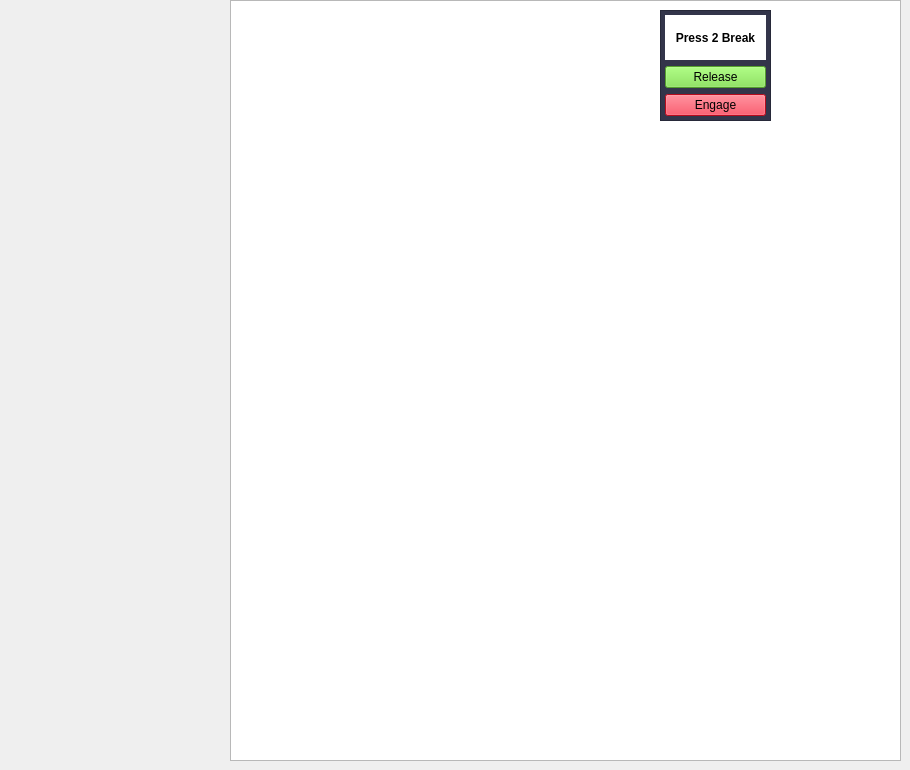
              <widget class="QWidget" name="module_4">
               <widget class="QGraphicsView" name="graphicsView_4">
                <property name="geometry">
                 <rect>
                  <x>230</x>
                  <y>0</y>
                  <width>671</width>
                  <height>761</height>
                 </rect>
                </property>
                <property name="styleSheet">
                 <string notr="true">background-image: url(:/module_image/HMI/TrimDieset/ISO.png);</string>
                </property>
               </widget>
               <widget class="QFrame" name="frame_60">
                <property name="geometry">
                 <rect>
                  <x>660</x>
                  <y>10</y>
                  <width>111</width>
                  <height>111</height>
                 </rect>
                </property>
                <property name="styleSheet">
                 <string notr="true">background-color:rgb(51, 53, 74)</string>
                </property>
                <property name="frameShape">
                 <enum>QFrame::StyledPanel</enum>
                </property>
                <property name="frameShadow">
                 <enum>QFrame::Raised</enum>
                </property>
                <layout class="QHBoxLayout" name="horizontalLayout_44">
                 <property name="leftMargin">
                  <number>4</number>
                 </property>
                 <property name="topMargin">
                  <number>4</number>
                 </property>
                 <property name="rightMargin">
                  <number>4</number>
                 </property>
                 <property name="bottomMargin">
                  <number>4</number>
                 </property>
                 <item>
                  <layout class="QVBoxLayout" name="verticalLayout_60">
                   <item>
                    <widget class="QLabel" name="label_14">
                     <property name="font">
                      <font>
                       <bold>true</bold>
                      </font>
                     </property>
                     <property name="styleSheet">
                      <string notr="true">background-color: rgb(255, 255, 255);</string>
                     </property>
                     <property name="text">
                      <string>Press 2 Break</string>
                     </property>
                     <property name="alignment">
                      <set>Qt::AlignCenter</set>
                     </property>
                    </widget>
                   </item>
                   <item>
                    <widget class="QPushButton" name="pushButton_23">
                     <property name="styleSheet">
                      <string notr="true">background-color: rgb(118, 223, 62);</string>
                     </property>
                     <property name="text">
                      <string>Release</string>
                     </property>
                    </widget>
                   </item>
                   <item>
                    <widget class="QPushButton" name="pushButton_24">
                     <property name="styleSheet">
                      <string notr="true">background-color: rgb(255, 16, 40);</string>
                     </property>
                     <property name="text">
                      <string>Engage</string>
                     </property>
                    </widget>
                   </item>
                  </layout>
                 </item>
                </layout>
               </widget>
              </widget>
